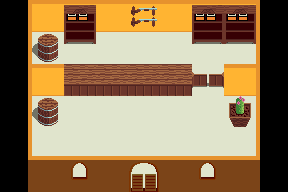

A 2D game scene composited from a Tiled map and its tileset images. What follows is a short description and the map's XML, with every tile layer's data as written:
An orthogonal 9x6 tile map with 32x32 px tiles, 3 tile layers (Base, Overlay, Table Decor), 2 tilesets and 3 objects (GunSalesman).

<map version="1.0" orientation="orthogonal" renderorder="right-down" width="9" height="6" tilewidth="32" tileheight="32" nextobjectid="7">
 <properties>
  <property name="Name" value="MiningTownGunStore" />
    <property name="DeadMap" value="Spirit_MiningTownGunStore" />
 </properties>
 <tileset firstgid="1" source="../../Tilesets/Interior.tsx" />
 <tileset firstgid="257" name="PlaceObjects" tilewidth="32" tileheight="32" tilecount="16" columns="4">
  <image source="../../Tilesets/PlaceObjects.png" width="128" height="128" />
  <tile id="0">
   <properties>
    <property name="ObjectName" value="ShootOnSight" />
   </properties>
  </tile>
 </tileset>
 <layer name="Base" width="9" height="6">
  <data encoding="csv">
0,1,1,3,1,1,1,1,0,
0,34,34,34,34,34,34,34,0,
0,1,34,34,34,34,34,1,0,
0,34,34,34,34,34,34,34,0,
0,34,34,34,34,34,34,34,0,
0,34,34,34,34,34,34,34,0
</data>
 </layer>
 <layer name="Overlay" width="9" height="6">
  <data encoding="csv">
6,0,113,0,0,0,113,113,0,
6,53,129,0,0,0,129,129,0,
6,0,81,81,81,81,82,0,0,
6,53,0,0,0,0,0,69,0,
6,0,0,0,0,0,0,0,0,
22,0,0,0,0,0,0,0,0
</data>
 </layer>
 <layer name="Table Decor" width="9" height="6">
  <data encoding="csv">
6,0,0,1,97,0,0,0,7,
6,0,0,0,0,0,0,0,7,
6,0,0,0,0,0,0,0,7,
6,0,0,0,0,0,0,57,7,
6,8,8,8,8,8,8,8,7,
22,17,18,17,19,17,18,17,23
</data>
 </layer>
 <objectgroup name="Objects">
  <object id="1" x="128" y="192" width="32" height="32">
   <properties>
    <property name="PortalTo" value="MiningTown:GunStore" />
   </properties>
  </object>
  <object id="2" x="128" y="160" width="32" height="32">
   <properties>
    <property name="PortalFrom" value="default" />
   </properties>
  </object>
  <object id="6" name="GunSalesman" gid="257" x="128" y="64" width="32" height="32">
   <properties>
    <property name="ObjectName" value="GunSalesman" />
    <property name="When" value="not player_is_dead" />
   </properties>
  </object>
 </objectgroup>
</map>
